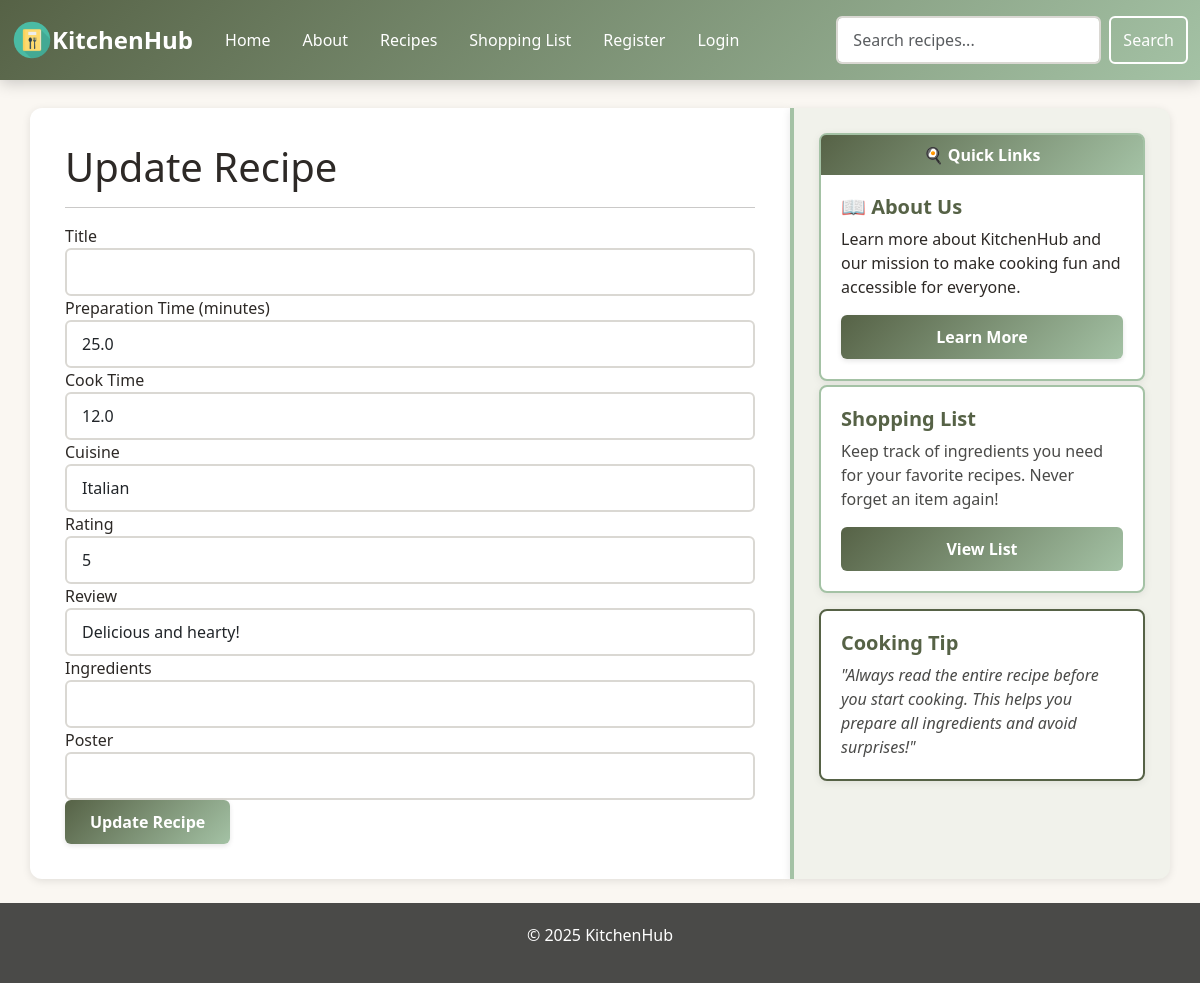
Screenshot of /update/17/ with the database file from the repository.
### tables this page shows
CREATE TABLE recipes (
        id INTEGER PRIMARY KEY AUTOINCREMENT,
        name TEXT NOT NULL,
        method TEXT,
        cook_time FLOAT,
        prep_time FLOAT,
        portion INTEGER
    , poster TEXT, cuisine TEXT, tired BOOLEAN, rating INTEGER, review TEXT);

### app.py (the view, shortened to what this page needs)
@app.route('/update/<int:id>/', methods=('GET', 'POST'))
def update(id):
    data = get_recipe_by_id(id)
    if not data:
        flash('Recipe not found!', 'warning')
        return redirect(url_for('recipes'))
    recipe, ingredients, ingredient_ids = data
    return render_template('update.html', title="Update Recipe", recipe=recipe, ingredients=ingredients)

### app.py (called while the page is built)
@app.context_processor
def inject_csrf_token():
    return dict(csrf_token=generate_csrf())

@app.context_processor
def inject_site_name():
    return dict(siteName="KitchenHub")

### db/db.py (called while the page is built)
def get_db_connection():
    BASE_DIR = os.path.dirname(os.path.abspath(__file__))
    DB_PATH = os.path.join(BASE_DIR, "database.db")
    conn = sqlite3.connect(DB_PATH)
    conn.row_factory = sqlite3.Row
    return conn

def get_recipe_by_id(recipe_id):
    conn = get_db_connection()
    recipe = conn.execute("SELECT * FROM recipes WHERE id = ?", (recipe_id,)).fetchone()
    conn.close()
    if not recipe:
        return None
    ingredients, ingredient_ids = get_recipe_ingredients(recipe_id)
    return recipe, ingredients, ingredient_ids

def get_recipe_ingredients(recipe_id):
    conn = get_db_connection()
    rows = conn.execute("""
        SELECT ingredients.* FROM ingredients
        JOIN recipe_ingredients
        ON ingredients.id = recipe_ingredients.ingredient_id
        WHERE recipe_ingredients.recipe_id = ?""", (recipe_id,)).fetchall()
    ids = [row["id"] for row in rows]
    conn.close()
    return rows, ids

### templates/update.html (shortened to what this page needs)
{% extends "base.html" %}
{% block content %}
<h1>Update Recipe</h1>
<hr>
<form method="POST" action="/update/{{ recipe.id }}" enctype="multipart/form-data">
    <div class="form-group">
        <label for="title">Title</label>
        <input type="text" class="form-control" id="title" name="title" value="{{ recipe.title }}" required>
    </div>
    <div class="form-group">
        <label for="prep_time">Preparation Time (minutes)</label>
        <input type="number" class="form-control" id="prep_time" name="prep_time" value="{{ recipe.prep_time }}" required>
    </div>
    <div class="form-group">
        <label for="cook_time">Cook Time</label>
        <input type="number" class="form-control" id="cook_time" name="cook_time" value="{{ recipe.cook_time }}" required>
    </div>
    <div class="form-group">
        <label for="cuisine">Cuisine</label>
        <input type="text" class="form-control" id="cuisine" name="cuisine" value="{{ recipe.cuisine }}" required>
    </div>
    <div class="form-group">
        <label for="rating">Rating</label>
        <input type="number" class="form-control" id="rating" name="rating" value="{{ recipe.rating }}" required>
    </div>
    <div class="form-group">
        <label for="review">Review</label>
        <input type="text" class="form-control" id="review" name="review" value="{{ recipe.review }}" required>
    </div>
    <div class="form-group">
        <label for="ingredients">Ingredients</label>
        <input type="text" class="form-control" id="ingredients" name="ingredients" value="{{ recipe.ingredients }}" required>
    </div>
    <div class="col-12 mt-0">
        <label for="poster">Poster</label>
        <input type="poster" type="file" accept="image/*" class="form-control" id="poster" name="poster">
    </div>
    <button type="submit" class="btn green-btn">Update Recipe</button>
</form>
{% endblock %}

### static/styles.css (style rules this page uses)
body { background-color: #faf7f2; color: #2d2926; font-family: 'Segoe UI', Tahoma, Geneva, Verdana, sans-serif; }
.green-btn, .btn-primary { background: linear-gradient(135deg, #566246 0%, #a4c2a5 100%); color: white; border: none; padding: 10px 25px; font-weight: 600; border-radius: 6px; transition: all 0.3s ease; box-shadow: 0 2px 5px rgba(0, 0, 0, 0.1); }
.form-control { border: 2px solid #dad8d3; border-radius: 6px; padding: 10px 15px; transition: all 0.3s ease; }

### rows the page displays
recipes: prep_time "25.0", cook_time "12.0", cuisine "Italian", rating "5", review "Delicious and hearty!"

### other values shown
{{ siteName }} "KitchenHub"
